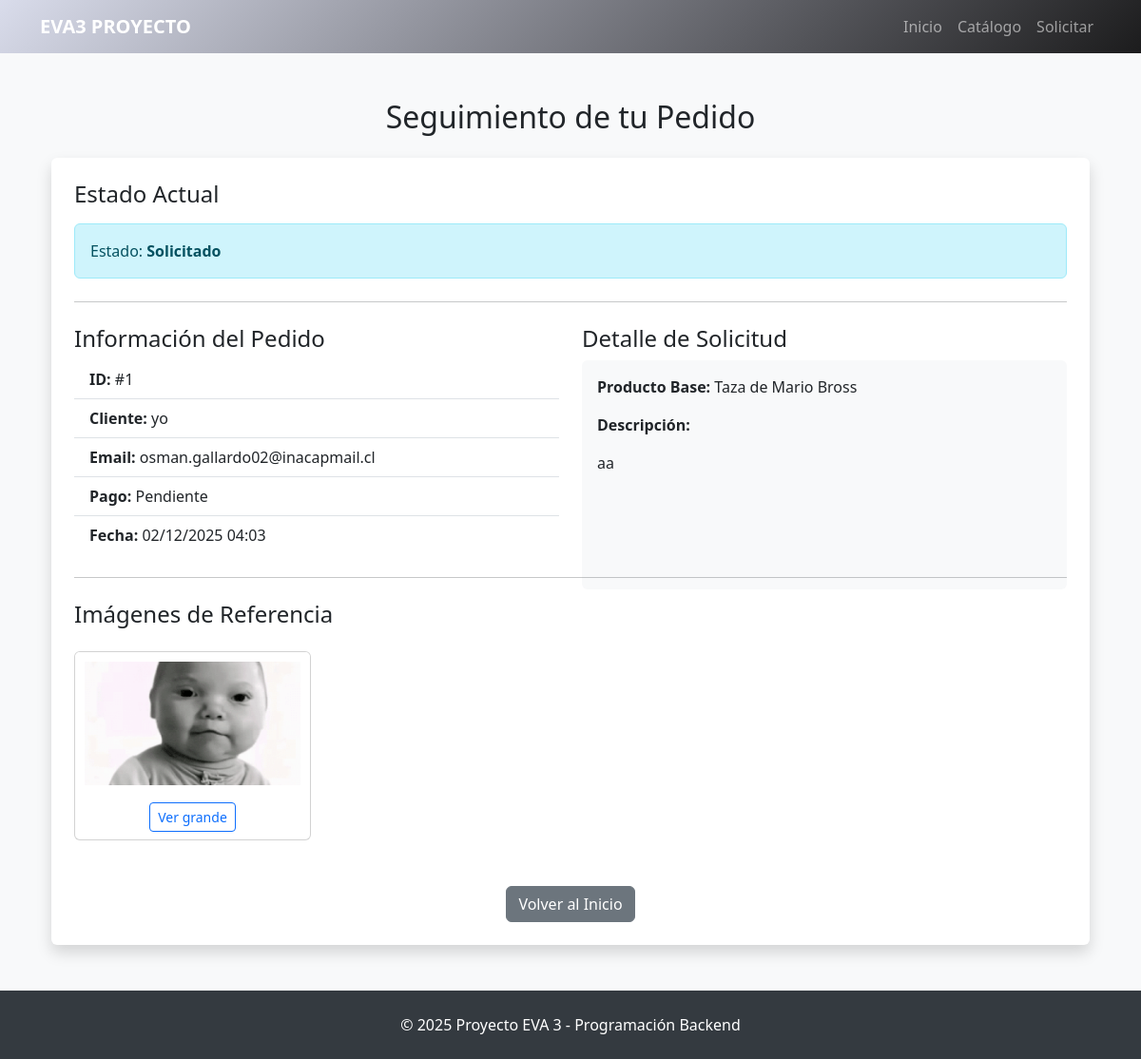
The app's page /seguimiento/676f90ec5c6d4a3699dc400c12c5822c/ with its own data.
### mainApp/models.py (models this page shows, shortened)
class Pedido(models.Model):
    ESTADOS_PEDIDO = [
        ('SOLICITADO', 'Solicitado'),
        ('APROBADO', 'Aprobado'),
        ('EN_PROCESO', 'En proceso'),
        ('REALIZADA', 'Realizada'),
        ('ENTREGADA', 'Entregada'),
        ('FINALIZADA', 'Finalizada'),
        ('CANCELADA', 'Cancelada'),
    ]
    ESTADOS_PAGO = [
        ('PENDIENTE', 'Pendiente'),
        ('PARCIAL', 'Parcial'),
        ('PAGADO', 'Pagado'),
    ]
    PLATAFORMAS = [
        ('WEB', 'Sitio Web'),
        ('FB', 'Facebook'),
        ('IG', 'Instagram'),
        ('WSP', 'WhatsApp'),
        ('PRESENCIAL', 'Presencial'),
        ('OTRO', 'Otro'),
    ]
    cliente_nombre = models.CharField(max_length=100)
    email = models.EmailField()
    telefono = models.CharField(max_length=20, blank=True)
    red_social = models.CharField(max_length=100, blank=True)
    producto_referencia = models.ForeignKey(Producto, on_delete=models.SET_NULL, null=True, blank=True)
    descripcion_solicitud = models.TextField()
    fecha_solicitada = models.DateField(null=True, blank=True)
    plataforma = models.CharField(max_length=20, choices=PLATAFORMAS, default='WEB')
    estado_pedido = models.CharField(max_length=20, choices=ESTADOS_PEDIDO, default='SOLICITADO')
    estado_pago = models.CharField(max_length=20, choices=ESTADOS_PAGO, default='PENDIENTE')
    token = models.UUIDField(default=uuid.uuid4, editable=False, unique=True)
    fecha_creacion = models.DateTimeField(auto_now_add=True)

class Producto(models.Model):
    nombre = models.CharField(max_length=100)
    descripcion = models.TextField()
    categoria = models.ForeignKey(Categoria, on_delete=models.CASCADE)
    precio_base = models.IntegerField()  # Usamos Integer para pesos chilenos (sin decimales)
    imagen1 = models.ImageField(upload_to='productos/', null=True, blank=True)
    imagen2 = models.ImageField(upload_to='productos/', null=True, blank=True)
    imagen3 = models.ImageField(upload_to='productos/', null=True, blank=True)

class ImagenReferencia(models.Model):
    pedido = models.ForeignKey(Pedido, related_name='imagenes_referencia', on_delete=models.CASCADE)
    imagen = models.ImageField(upload_to='referencias_clientes/')

### mainApp/views.py (the view)
# urls.py: path('seguimiento/<str:token>/', views.seguimiento_pedido, name='seguimiento_pedido'),
def seguimiento_pedido(request, token):
    pedido = get_object_or_404(Pedido, token=token)
    imagenes = pedido.imagenes_referencia.all()
    return render(request, 'mainApp/seguimiento_pedido.html', {
        'pedido': pedido,
        'imagenes_referencia': imagenes
    })

### templates/mainApp/seguimiento_pedido.html
{% extends "mainApp/base.html" %}
{% block content %}
<div class="container mt-5">
    <h2 class="text-center mb-4">Seguimiento de tu Pedido</h2>
    <div class="card shadow border-0">
        <div class="card-body p-4">
            <h4 class="mb-3">Estado Actual</h4>
            <div class="alert {% if pedido.estado_pedido == 'CANCELADA' %}alert-danger{% else %}alert-info{% endif %}">
                Estado: <strong>{{ pedido.get_estado_pedido_display }}</strong>
            </div>
            <hr class="my-4">
            <div class="row">
                <div class="col-md-6">
                    <h4>Información del Pedido</h4>
                    <ul class="list-group list-group-flush">
                        <li class="list-group-item"><strong>ID:</strong> #{{ pedido.id }}</li>
                        <li class="list-group-item"><strong>Cliente:</strong> {{ pedido.cliente_nombre }}</li>
                        <li class="list-group-item"><strong>Email:</strong> {{ pedido.email }}</li>
                        <li class="list-group-item"><strong>Pago:</strong> {{ pedido.get_estado_pago_display }}</li>
                        <li class="list-group-item"><strong>Fecha:</strong> {{ pedido.fecha_creacion|date:"d/m/Y H:i" }}</li>
                    </ul>
                </div>
                <div class="col-md-6">
                    <h4>Detalle de Solicitud</h4>
                    <div class="p-3 bg-light rounded h-100">
                        <p><strong>Producto Base:</strong> {{ pedido.producto_referencia.nombre|default:"Ninguno" }}</p>
                        <p><strong>Descripción:</strong></p>
                        <p>{{ pedido.descripcion_solicitud }}</p>
                    </div>
                </div>
            </div>
            <hr class="my-4">
            <h4>Imágenes de Referencia</h4>
            {% if imagenes_referencia %}
                <div class="row g-3 mt-2">
                    {% for img in imagenes_referencia %}
                        <div class="col-6 col-md-3">
                            <div class="card h-100">
                                <img src="{{ img.imagen.url }}" class="card-img-top" style="height: 150px; object-fit: cover;">
                                <div class="card-body p-2 text-center">
                                    <a href="{{ img.imagen.url }}" target="_blank" class="btn btn-sm btn-outline-primary">Ver grande</a>
                                </div>
                            </div>
                        </div>
                    {% endfor %}
                </div>
            {% else %}
                <p class="text-muted">No se adjuntaron imágenes de referencia.</p>
            {% endif %}
            <div class="text-center mt-5">
                <a href="{% url 'mainApp:index' %}" class="btn btn-secondary">Volver al Inicio</a>
            </div>
        </div>
    </div>
</div>
{% endblock %}

### static/css/style.css (style rules this page uses)
body { background-color: #f8f9fa; }
.card-img-top { height: 200px; object-fit: contain; padding: 10px; background-color: white; }

### records on screen
Pedido: estado_pedido "Solicitado", id "1", cliente_nombre "yo", email "osman.gallardo02@inacapmail.cl", estado_pago "Pendiente", fecha_creacion "02/12/2025 04:03", producto_referencia.nombre "Taza de Mario Bross", descripcion_solicitud "aa"
ImagenReferencia: imagen (picture)
